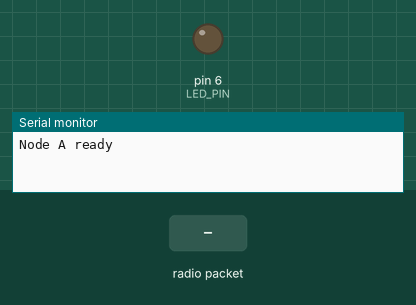
Simulated run of this sketch. Board: Arduino Uno, built with avr-gcc and run on an emulated ATmega328P. Parts: output pins drawn as LEDs (lit = HIGH), the last lines printed to the serial monitor. The test bench sets the inputs (shaded band). No radio packets arrive unless stated; pins used as bus, display or sensor lines are not drawn.

Above: at 3.2 s.
3.3 s: radio packet "LED:1" arrives
At 4.4 s:
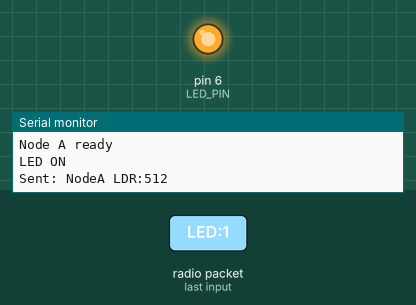
Timing chart, 0 to 6.3 s (numbered marks = the images above; inputs shaded):
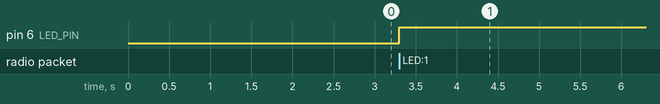

Measured:
- after the input at 3.3 s, pin 6 (LED_PIN): LOW → HIGH at once

The sketch:

team-lora-node-a.ino
```cpp
#include <SPI.h>
#include <LoRa.h>

#define LORA_SS   8
#define LORA_RST  7
#define LORA_DIO0 2
#define LDR_PIN   A0
#define LED_PIN   6   // external LED on D6 (D2=DIO0, D7=RST, D8=SS, D10-13=SPI)

void setup() {
  Serial.begin(9600);
  pinMode(LED_PIN, OUTPUT);
  delay(1000);

  pinMode(LORA_RST, OUTPUT);
  digitalWrite(LORA_RST, LOW);
  delay(500);
  digitalWrite(LORA_RST, HIGH);
  delay(500);

  LoRa.setPins(LORA_SS, LORA_RST, LORA_DIO0);

  int attempts = 0;
  while (!LoRa.begin(433.5E6)) {
    Serial.print("Attempt ");
    Serial.print(++attempts);
    Serial.println(" failed...");
    delay(500);
    if (attempts >= 10) {
      Serial.println("LoRa gave up.");
      while (true);
    }
  }

  LoRa.setSpreadingFactor(7);
  LoRa.setSignalBandwidth(125E3);
  LoRa.setCodingRate4(5);
  LoRa.setSyncWord(0xF3);
  Serial.println("Node A ready");
}

void checkLoRaCmd() {
  // Listen for up to 2 seconds for a LED command from the gateway
  unsigned long deadline = millis() + 2000;
  LoRa.receive();
  while (millis() < deadline) {
    int pkt = LoRa.parsePacket();
    if (pkt > 0) {
      String cmd = "";
      while (LoRa.available()) cmd += (char)LoRa.read();
      cmd.trim();
      if (cmd == "LED:1") {
        digitalWrite(LED_PIN, HIGH);
        Serial.println("LED ON");
      } else if (cmd == "LED:0") {
        digitalWrite(LED_PIN, LOW);
        Serial.println("LED OFF");
      }
    }
  }
  LoRa.idle();
}

void loop() {
  int ldrValue = analogRead(LDR_PIN);

  String msg = "NodeA LDR:" + String(ldrValue);

  LoRa.beginPacket();
  LoRa.print(msg);
  LoRa.endPacket();

  checkLoRaCmd();  // enter RX immediately — gateway responds within ~5ms of receiving TX

  Serial.print("Sent: ");
  Serial.println(msg);

  delay(28000);
}
```
